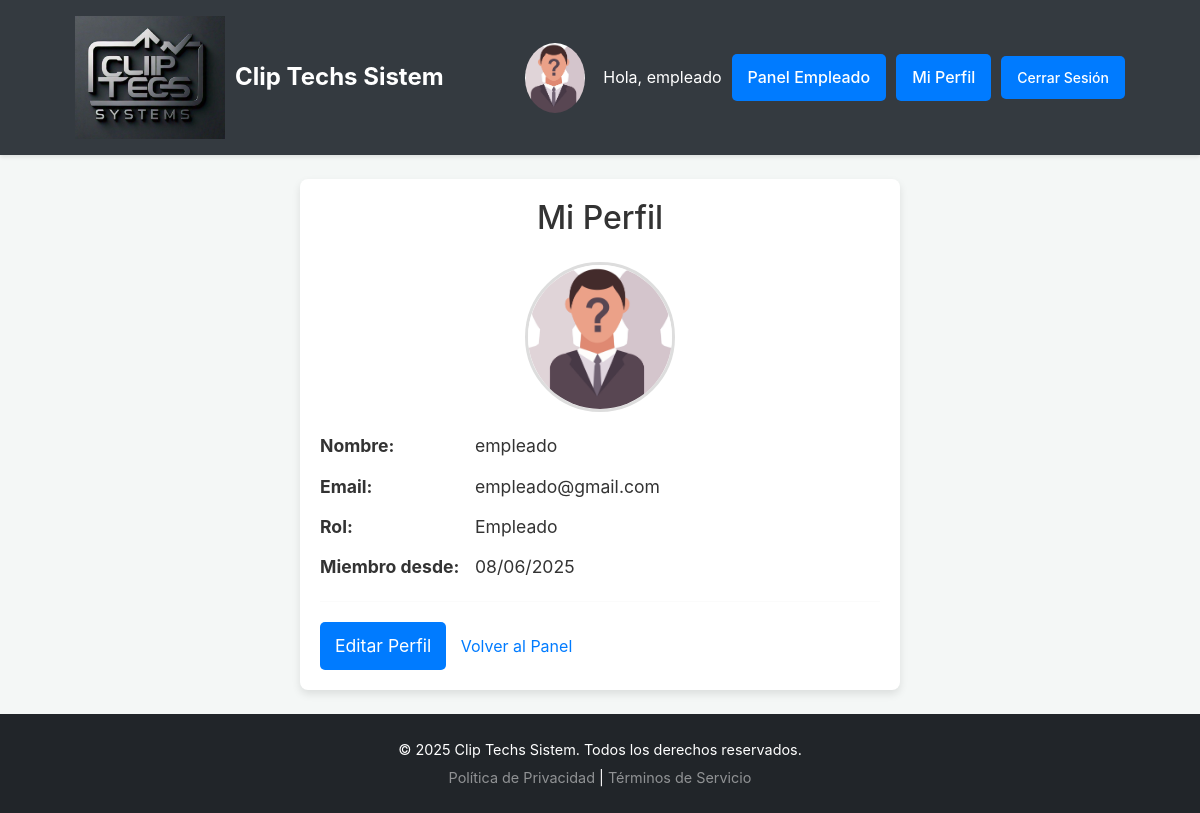
Page /public/profile (signed in) on the committed database.
### tables this page shows
CREATE TABLE `usuarios` (
  `id` int(11) NOT NULL,
  `nombre` varchar(100) NOT NULL,
  `apellido` varchar(255) DEFAULT NULL,
  `email` varchar(100) NOT NULL,
  `telefono` varchar(50) DEFAULT NULL,
  `activo` tinyint(1) NOT NULL DEFAULT 1,
  `password` varchar(255) NOT NULL,
  `fecha_registro` datetime DEFAULT current_timestamp(),
  `fecha_modificacion` timestamp NULL DEFAULT NULL ON UPDATE current_timestamp(),
  `fotografia` varchar(255) DEFAULT NULL,
  `rol_id` int(11) DEFAULT NULL
);

### app/Core/Database.php (called while the page is built, shortened)
<?php
class Database {
    private $mysqli_connection;
    private $host = DB_HOST;
    private $user = DB_USER;
    private $pass = DB_PASS;
    private $dbname = DB_NAME;
    private $port = DB_PORT;
    private function connectMysqli() {
        if ($this->mysqli_connection === null) {
            $this->mysqli_connection = mysqli_connect($this->host, $this->user, $this->pass, $this->dbname, $this->port);
        }
    }
    public function getMysqliConnection() {
        return $this->mysqli_connection;
    }
}
?>

### app/Models/User.php (called while the page is built, shortened)
<?php
class User {
    private $conn;
    private $table_name = "usuarios";
    public function __construct($db_connection) {
        $this->conn = $db_connection;
    }
    public function findById($id) {
        $id_f = filter_var($id, FILTER_VALIDATE_INT);
        $query = "SELECT u.id, u.nombre, u.apellido, u.email, u.password AS password_hash, u.fotografia, u.telefono, u.activo, u.fecha_registro, u.fecha_modificacion,
                         u.rol_id, r.nombre_rol
                  FROM " . $this->table_name . " u
                  LEFT JOIN roles r ON u.rol_id = r.id
                  WHERE u.id = ? LIMIT 1";
        if ($this->conn instanceof PDO) {
            try {
                $stmt = $this->conn->prepare($query);
                if (!$stmt) {
                    error_log("Error al preparar la consulta findById (PDO): " . implode(" ", $this->conn->errorInfo()));
                    return null;
                }
                $stmt->bindParam(1, $id_f, PDO::PARAM_INT);
                if (!$stmt->execute()) {
                    error_log("Error al ejecutar la consulta findById (PDO): " . implode(" ", $stmt->errorInfo()));
                    $stmt->closeCursor();
                    return null;
                }
                $user_data = $stmt->fetch(PDO::FETCH_ASSOC);
                $stmt->closeCursor();
                return $user_data ?: null;
            } catch (PDOException $e) {
                error_log("PDOException en User::findById: " . $e->getMessage());
                return null;
            }
        } elseif ($this->conn instanceof mysqli) {
            try {
                $stmt = $this->conn->prepare($query);
                $stmt->bind_param("i", $id_f);
                if (!$stmt->execute()) {
                    error_log("Error al ejecutar la consulta findById (mysqli): " . $stmt->error);
                    $stmt->close();
                    return null;
                }
                $result = $stmt->get_result();
                $user_data = $result->fetch_assoc();
                return $user_data ?: null;
            } catch (Exception $e) {
                error_log("Exception en User::findById (mysqli): " . $e->getMessage());
                if (isset($stmt) && $stmt instanceof mysqli_stmt) { $stmt->close(); }
                return null;
            }
        } else {
            error_log("User::findById - Tipo de conexión desconocido o no soportado.");
            return null;
        }
    }
}
?>

### app/Views/user/profile.php (the view, shortened to what this page needs)
<div class="profile-container" style="background: white; padding: 20px; border-radius: 8px; text-align: left; max-width: 600px; margin: auto;">
    <h2><?php echo isset($pageTitle) ? htmlspecialchars($pageTitle) : 'Mi Perfil'; ?></h2>
    <?php if (isset($userData) && $userData): ?>
        <div style="text-align:center; margin-bottom: 20px;">
            <img src="<?php echo isset($userData['fotografia_url']) ? htmlspecialchars($userData['fotografia_url']) : BASE_URL . 'img/default-avatar.png'; ?>" alt="Foto de perfil de <?php echo htmlspecialchars($userData['nombre']); ?>" style="width: 150px; height: 150px; border-radius: 50%; object-fit: cover; border: 3px solid #ddd;">
        </div>
        <p><strong>Nombre:</strong> <?php echo htmlspecialchars($userData['nombre']); ?></p>
        <p><strong>Email:</strong> <?php echo htmlspecialchars($userData['email']); ?></p>
        <?php if (isset($userData['nombre_rol'])):  ?>
        <p><strong>Rol:</strong> <?php echo htmlspecialchars($userData['nombre_rol']); ?></p>
        <?php endif; ?>
        <p><strong>Miembro desde:</strong> <?php echo htmlspecialchars(date("d/m/Y", strtotime($userData['fecha_registro']))); ?></p>
        <hr style="margin: 20px 0;">
        <a href="<?php echo BASE_URL; ?>profile/edit" class="btn-submit" style="display: inline-block; text-decoration: none; padding: 10px 15px; text-align:center; background-color: #007bff; color:white; border-radius: 5px;">Editar Perfil</a>
        <?php
            $dashboardLink = BASE_URL . 'login';
            if (isset($_SESSION['user_rol_id'])) {
                $rol_id_sesion = $_SESSION['user_rol_id'];
                if ($rol_id_sesion == ID_ROL_ADMIN) $dashboardLink = BASE_URL . 'dashboard';
                elseif ($rol_id_sesion == ID_ROL_EMPLEADO) $dashboardLink = BASE_URL . 'empleado/dashboard';
                elseif ($rol_id_sesion == ID_ROL_CLIENTE) $dashboardLink = BASE_URL . 'portal_servicios';
            }
        ?>
        <a href="<?php echo $dashboardLink; ?>" style="margin-left: 10px; color: #007bff; text-decoration:none;">Volver al Panel</a>
    <?php else: ?>
        <p class="message error">No se pudieron cargar los datos del perfil. Es posible que necesites iniciar sesión de nuevo.</p>
        <p><a href="<?php echo BASE_URL; ?>login">Ir a Iniciar Sesión</a></p>
    <?php endif; ?>
</div>

### public/css/style.css (style rules this page uses)
body { font-family: -apple-system, BlinkMacSystemFont, "Segoe UI", Roboto, "Helvetica Neue", Arial, sans-serif; line-height: 1.6; margin: 0; padding: 0; background-color: #f4f7f6; color: #333; display: flex; flex-direction: column; min-height: 100vh; }
a { color: #007bff; text-decoration: none; }
img { max-width: 100%; height: auto; }
.auth-container, .profile-container { background-color: #fff; padding: 25px 30px; border-radius: 8px; box-shadow: 0 4px 8px rgba(0,0,0,0.1); max-width: 480px; margin: 20px auto; }
.profile-container { max-width: 650px; text-align: left; }
.auth-container h2, .profile-container h2 { text-align: center; margin-bottom: 25px; color: #333; font-weight: 500; }
.btn-submit { background-color: #007bff; color: white; padding: 12px 20px; border: none; border-radius: 5px; cursor: pointer; font-size: 1.1em; width: 100%; transition: background-color 0.3s ease; display: block; text-align: center; }
.profile-container p { margin-bottom: 12px; font-size: 1.1em; }
.profile-container p strong { color: #333; min-width: 150px; display: inline-block; }
.profile-container hr { margin: 25px 0; border: 0; border-top: 1px solid #eee; }
.profile-container .btn-submit { width: auto; display: inline-block; padding: 10px 20px; }

### rows in the picture
usuarios: nombre "empleado", email "empleado@gmail.com", fecha_registro "08/06/2025"

### other values in the picture
$userNombre "empleado"
$pageTitle "Mi Perfil"
$userData['nombre_rol'] "Empleado"
